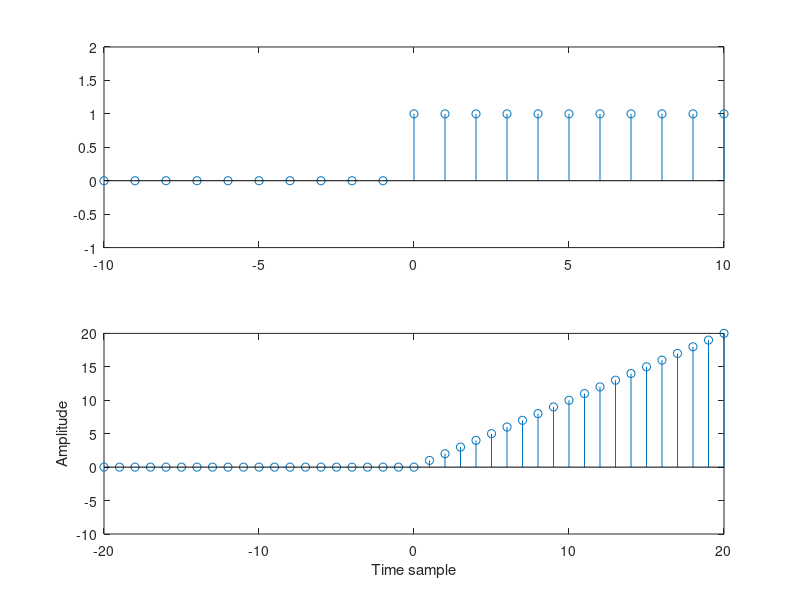

Write MATLAB code to recreate this figure.
n=-10:1:10;
u =[zeros(1,10) ones(1,11)];

subplot(2,1,1);
stem(n,u);
axis([-10 10 -1 2]);

m= -20:20;
ramp = (m>=0).*m;
subplot(2,1,2);
stem(m,ramp);
axis([-20 20 -10 20]);
xlabel('Time sample');
ylabel('Amplitude');
